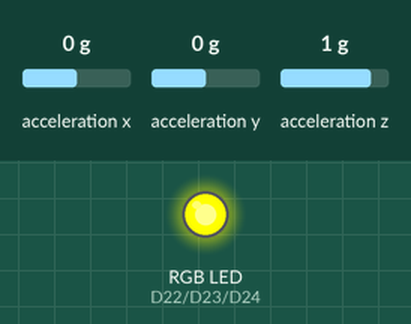
Simulated run of this sketch. Board: Arduino Nano 33 BLE. Shown: an RGB LED mixed from three pins (HIGH = lit). The test bench sets the inputs (shaded band); at power-on: acceleration x 0 g, acceleration y 0 g, acceleration z 1 g. What the sketch prints to the serial monitor is not drawn.

Above: at 1.2 s.
1.3 s: acceleration x set to 0.9 g
2.8 s: acceleration x set to 1.2 g
At 4.0 s:
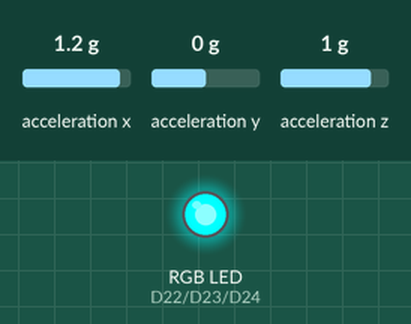
4.3 s: acceleration y set to 1.4 g
At 5.4 s:
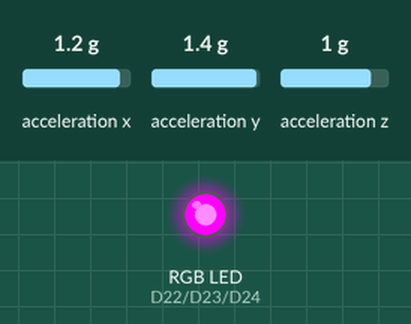
5.8 s: acceleration x set to 1.4 g
At 6.6 s:
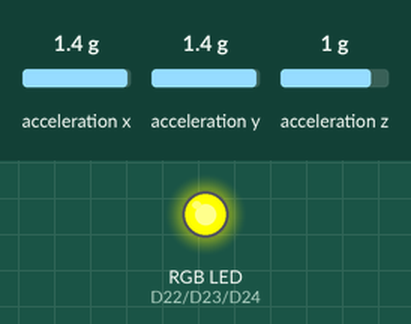
7.3 s: acceleration x set to -1.4 g
At 7.7 s:
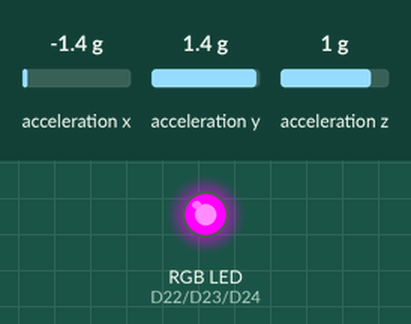
Timing chart, 0 to 9.8 s (numbered marks = the images above; inputs shaded):
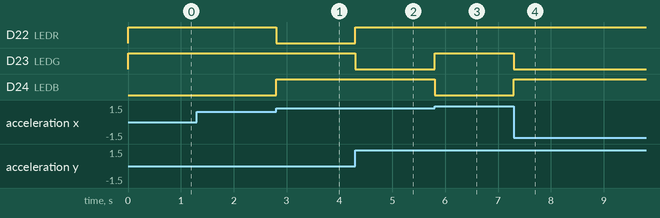

Measured:
- the behaviour switches between 1 and 1.1 g on acceleration x (found by bisection; images 0 and 1)
- after the input at 2.8 s, D22 (LEDR): HIGH → LOW at once; D24 (LEDB): LOW → HIGH at once
- after the input at 4.3 s, D22 (LEDR): LOW → HIGH at once; D23 (LEDG): HIGH → LOW at once
- after the input at 5.8 s, D23 (LEDG): LOW → HIGH at once; D24 (LEDB): HIGH → LOW at once
- after the input at 7.3 s, D23 (LEDG): HIGH → LOW at once; D24 (LEDB): LOW → HIGH at once

The sketch:

AccelerometerRGBled.ino
```cpp
#include <Arduino_LSM9DS1.h>
#define LEDR 22
#define LEDG 23
#define LEDB 24


void setup() {
  Serial.begin(9600);
  while (!Serial);
  Serial.println("Started");

  if (!IMU.begin()) {
    Serial.println("Failed to initialize IMU!");
    while (1);
  }

  Serial.print("Accelerometer sample rate = ");
  Serial.print(IMU.accelerationSampleRate());
  Serial.println(" Hz");
  Serial.println();
  Serial.println("Acceleration in g's");
  Serial.println("X\tY\tZ");

  pinMode(LEDR, OUTPUT);
  pinMode(LEDG, OUTPUT);
  pinMode(LEDB, OUTPUT);
}

void loop() {
  float x, y, z;

  if (IMU.accelerationAvailable()) {
    IMU.readAcceleration(x, y, z);

    Serial.print(x);
    Serial.print('\t');
    Serial.print(y);
    Serial.print('\t');
    Serial.println(z);

    /*
    if(x>0){
      digitalWrite(LEDR,LOW);
    } else {
      digitalWrite(LEDR,HIGH);
    }

    if(y>0){
      digitalWrite(LEDG,LOW);
    } else {
      digitalWrite(LEDG,HIGH);
    }

    if(z>0){
      digitalWrite(LEDB,LOW);
    } else {
      digitalWrite(LEDB,HIGH);
    }
    */

    if(x>y && x>z){
      digitalWrite(LEDR,LOW);
      digitalWrite(LEDG,HIGH);
      digitalWrite(LEDB,HIGH);
    }
    else if(y>z && y>x){
      digitalWrite(LEDR,HIGH);
      digitalWrite(LEDG,LOW);
      digitalWrite(LEDB,HIGH);
    }
    else{
      digitalWrite(LEDR,HIGH);
      digitalWrite(LEDG,HIGH);
      digitalWrite(LEDB,LOW);
    }

  }
}
```
